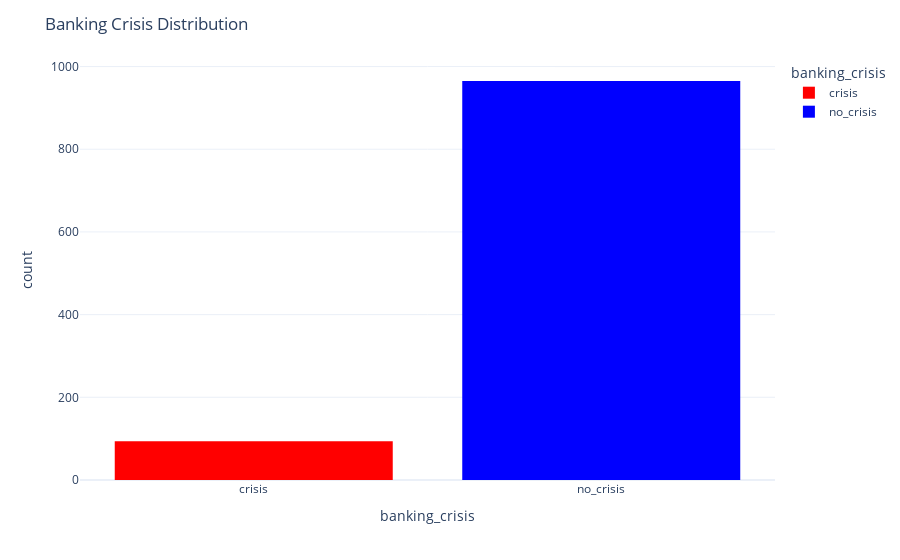

The code cell stored with this chart in its notebook:
### Code cell
# Distribution of banking crisis
fig = px.histogram(df, x='banking_crisis', color='banking_crisis', color_discrete_map={'crisis': 'red', 'no_crisis': 'blue'}, template='plotly_white')
fig.update_layout(title='Banking Crisis Distribution')
fig.show()

### Figure 1 — Plotly figure (JSON) as saved in the notebook; plotly's stock layout.template omitted (floating-point values rounded to 4 significant figures; data arrays with more than 128 entries replaced by an {"elided": "..."} marker saying what was removed)
{"data": [{"bingroup": "x", "hovertemplate": "banking_crisis=%{x}<br>count=%{y}<extra></extra>", "legendgroup": "crisis", "marker": {"color": "red", "pattern": {"shape": ""}}, "name": "crisis", "orientation": "v", "showlegend": true, "type": "histogram", "x": ["crisis", "crisis", "crisis", "crisis", "crisis", "crisis", "crisis", "crisis", "crisis", "crisis", "crisis", "crisis", "crisis", "crisis", "crisis", "crisis", "crisis", "crisis", "crisis", "crisis", "crisis", "crisis", "crisis", "crisis", "crisis", "crisis", "crisis", "crisis", "crisis", "crisis", "crisis", "crisis", "crisis", "crisis", "crisis", "crisis", "crisis", "crisis", "crisis", "crisis", "crisis", "crisis", "crisis", "crisis", "crisis", "crisis", "crisis", "crisis", "crisis", "crisis", "crisis", "crisis", "crisis", "crisis", "crisis", "crisis", "crisis", "crisis", "crisis", "crisis", "crisis", "crisis", "crisis", "crisis", "crisis", "crisis", "crisis", "crisis", "crisis", "crisis", "crisis", "crisis", "crisis", "crisis", "crisis", "crisis", "crisis", "crisis", "crisis", "crisis", "crisis", "crisis", "crisis", "crisis", "crisis", "crisis", "crisis", "crisis", "crisis", "crisis", "crisis", "crisis", "crisis", "crisis"], "xaxis": "x", "yaxis": "y"}, {"bingroup": "x", "hovertemplate": "banking_crisis=%{x}<br>count=%{y}<extra></extra>", "legendgroup": "no_crisis", "marker": {"color": "blue", "pattern": {"shape": ""}}, "name": "no_crisis", "orientation": "v", "showlegend": true, "type": "histogram", "x": {"elided": "965 str values"}, "xaxis": "x", "yaxis": "y"}], "layout": {"barmode": "relative", "legend": {"title": {"text": "banking_crisis"}, "tracegroupgap": 0}, "margin": {"t": 60}, "title": {"text": "Banking Crisis Distribution"}, "xaxis": {"anchor": "y", "categoryarray": ["crisis", "no_crisis"], "categoryorder": "array", "domain": [0, 1], "title": {"text": "banking_crisis"}}, "yaxis": {"anchor": "x", "domain": [0, 1], "title": {"text": "count"}}}}
